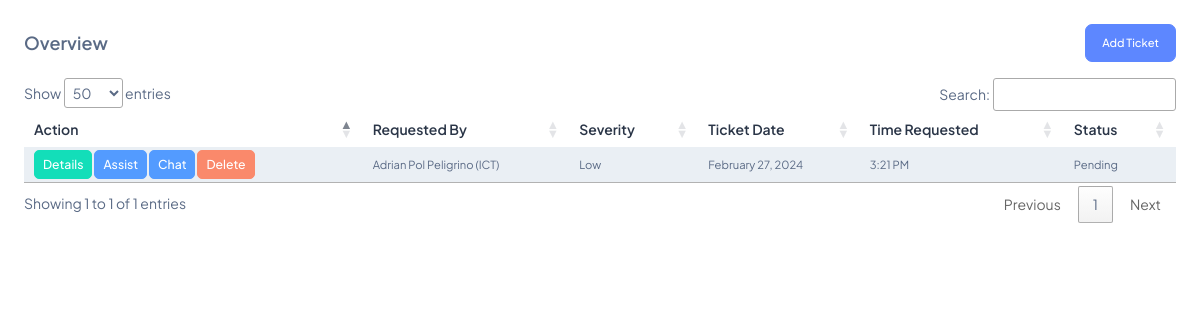
The app's page /dashboard/cts.php (signed in) with its own data.
### tables this page shows
CREATE TABLE `cts` (
  `id` int(11) NOT NULL,
  `ticket_no` int(8) NOT NULL,
  `created_at` datetime NOT NULL,
  `time_resolved` varchar(10) NOT NULL,
  `requested_by` varchar(50) NOT NULL,
  `department` varchar(50) NOT NULL,
  `issue` varchar(50) NOT NULL,
  `description` text NOT NULL,
  `severity` varchar(20) NOT NULL,
  `assisted_by` varchar(50) NOT NULL,
  `assistors_remark` text NOT NULL,
  `status` varchar(10) NOT NULL
);

### db/conn.php (called while the page is built)
<?php
    class DBConnection {
        private $host = "localhost";
        private $user = "root";
        private $pass = "";
        private $db = "one_centro";
        protected function connect() {
            try {
                $dsn = 'mysql: host=' . $this->host . ';dbname=' . $this->db;
                $pdo = new PDO($dsn, $this->user, $this->pass);
                $pdo->setAttribute(PDO::ATTR_ERRMODE, PDO::ERRMODE_EXCEPTION);
                return $pdo;
            } catch(PDOException $e) {
                print_r($e);
            }
        }
    }
?>

### models/cts-facade.php (called while the page is built, shortened)
<?php
class CTSFacade extends DBConnection
{
    public function fetchTickets() {
        $sql = $this->connect()->prepare("SELECT * FROM cts ORDER BY created_at DESC");
        $sql->execute();
        return $sql;
    }
}

### dashboard/cts.php (the view, shortened to what this page needs)
<?php
include realpath(__DIR__ . '/../includes/layout/dashboard-header.php');
include realpath(__DIR__ . '/../models/cts-facade.php');
$ctsFacade = new CTSFacade;
if (isset($_SESSION["department"])) {
    $department = $_SESSION["department"];
}
?>
<div class="content-wrapper">
    <div class="card-body p-4">
        <div class="d-flex justify-content-between">
            <h5 class="card-title fw-semibold my-2">Overview</h5>
            <button type="button" class="btn btn-primary" data-bs-toggle="modal" data-bs-target="#addTicketModal">Add Ticket</button>
        </div>
        <div class="py-2">
        </div>
        <div class="table-responsive">
            <table class="table table-striped data-table text-nowrap mb-0 align-middle">
                <thead class="text-dark fs-4">
                    <tr>
                        <th class="border-bottom-0">
                            <h6 class="fw-semibold mb-0">Action</h6>
                        </th>
                        <th class="border-bottom-0">
                            <h6 class="fw-semibold mb-0">Requested By</h6>
                        </th>
                        <th class="border-bottom-0">
                            <h6 class="fw-semibold mb-0">Severity</h6>
                        </th>
                        <th class="border-bottom-0">
                            <h6 class="fw-semibold mb-0">Ticket Date</h6>
                        </th>
                        <th class="border-bottom-0">
                            <h6 class="fw-semibold mb-0">Time Requested</h6>
                        </th>
                        <th class="border-bottom-0">
                            <h6 class="fw-semibold mb-0">Status</h6>
                        </th>
                    </tr>
                </thead>
                <tbody>
                    <?php
                    $fetchTickets = $ctsFacade->fetchTickets();
                    while ($row = $fetchTickets->fetch(PDO::FETCH_ASSOC)) {
                        if ($department == 'ICT') {
                    ?>
                            <tr>
                                <td class="border-bottom-0">
                                    <a href="cts?is_show=<?= $row["id"] ?>" class="btn btn-sm btn-success">Details</a>
                                    <?php if ($row["status"] != 'Done' && $row["status"] != 'Undone') : ?>
                                        <a href="cts?is_updated=<?= $row["id"] ?>" class="btn btn-sm btn-info">Assist</a>
                                    <?php else : ?>
                                        <button class="btn btn-sm btn-default">Assisted</button>
                                    <?php endif; ?>
                                    <a href="cts" class="btn btn-sm btn-info">Chat</a>
                                    <a href="delete-ticket?cts_id=<?= $row["id"] ?>" class="btn btn-sm btn-danger" onclick="return confirm('Are you sure you want to delete this ticket?');">Delete</a>
                                </td>
                                <td class="border-bottom-0">
                                    <p class="mb-0 fw-normal"><?= $row["requested_by"] ?> (<?= $row["department"] ?>)</p>
                                </td>
                                <td class="border-bottom-0">
                                    <p class="mb-0 fw-normal"><?= $row["severity"] ?></p>
                                </td>
                                <td class="border-bottom-0">
                                    <p class="mb-0 fw-normal"><?= date('F j, Y', strtotime($row["created_at"])) ?></p>
                                </td>
                                <td class="border-bottom-0">
                                    <p class="mb-0 fw-normal"><?= date('g:i A', strtotime($row["created_at"])) ?></p>
                                </td>
                                <td class="border-bottom-0">
                                    <p class="mb-0 fw-normal"><?= $row["status"] ?></p>
                                </td>
                            </tr>
                            <?php
                        }
                    }
                    ?>
                </tbody>
            </table>
        </div>
    </div>
</div>
<?php include realpath(__DIR__ . '/../includes/layout/dashboard-footer.php') ?>

### records on screen
cts: requested_by "Adrian Pol Peligrino", department "ICT", severity "Low", created_at "February 27, 2024", created_at "3:21 PM", status "Pending"
